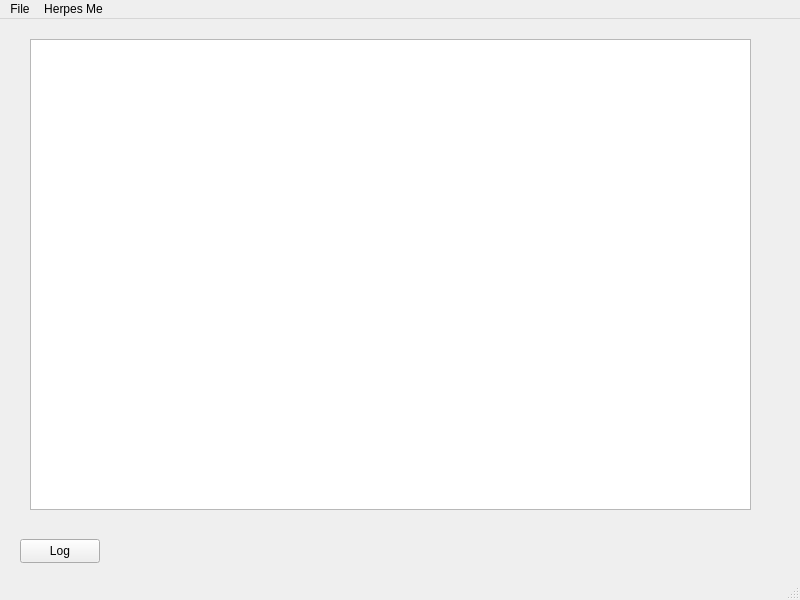
<?xml version="1.0" encoding="UTF-8"?>
<ui version="4.0">
 <class>NurseView</class>
 <widget class="QMainWindow" name="NurseView">
  <property name="geometry">
   <rect>
    <x>0</x>
    <y>0</y>
    <width>800</width>
    <height>600</height>
   </rect>
  </property>
  <property name="windowTitle">
   <string>MainWindow</string>
  </property>
  <widget class="QWidget" name="centralwidget">
   <widget class="QPushButton" name="Log">
    <property name="geometry">
     <rect>
      <x>20</x>
      <y>520</y>
      <width>80</width>
      <height>24</height>
     </rect>
    </property>
    <property name="text">
     <string>Log</string>
    </property>
    <property name="icon">
     <iconset resource="img.qrc">
      <normaloff>:/img/img/report.png</normaloff>:/img/img/report.png</iconset>
    </property>
   </widget>
   <widget class="QTableView" name="schedule">
    <property name="geometry">
     <rect>
      <x>30</x>
      <y>20</y>
      <width>721</width>
      <height>471</height>
     </rect>
    </property>
   </widget>
   <widget class="QLabel" name="nurse">
    <property name="geometry">
     <rect>
      <x>250</x>
      <y>70</y>
      <width>811</width>
      <height>331</height>
     </rect>
    </property>
    <property name="text">
     <string/>
    </property>
    <property name="pixmap">
     <pixmap resource="img.qrc">:/img/img/nurse.png</pixmap>
    </property>
   </widget>
   <widget class="QLabel" name="nursebg">
    <property name="geometry">
     <rect>
      <x>10</x>
      <y>-40</y>
      <width>791</width>
      <height>591</height>
     </rect>
    </property>
    <property name="text">
     <string/>
    </property>
    <property name="pixmap">
     <pixmap resource="img.qrc">:/img/img/background.png</pixmap>
    </property>
   </widget>
  </widget>
  <widget class="QMenuBar" name="menubar">
   <property name="geometry">
    <rect>
     <x>0</x>
     <y>0</y>
     <width>800</width>
     <height>21</height>
    </rect>
   </property>
   <widget class="QMenu" name="menuFile">
    <property name="title">
     <string>File</string>
    </property>
   </widget>
   <widget class="QMenu" name="menuHelp">
    <property name="title">
     <string>Herpes Me</string>
    </property>
    <addaction name="actionAbout"/>
   </widget>
   <addaction name="menuFile"/>
   <addaction name="menuHelp"/>
  </widget>
  <widget class="QStatusBar" name="statusbar"/>
  <action name="actionAbout">
   <property name="icon">
    <iconset resource="img.qrc">
     <normaloff>:/img/img/about.png</normaloff>:/img/img/about.png</iconset>
   </property>
   <property name="text">
    <string>About</string>
   </property>
  </action>
 </widget>
 <resources>
  <include location="img.qrc"/>
 </resources>
 <connections/>
</ui>
